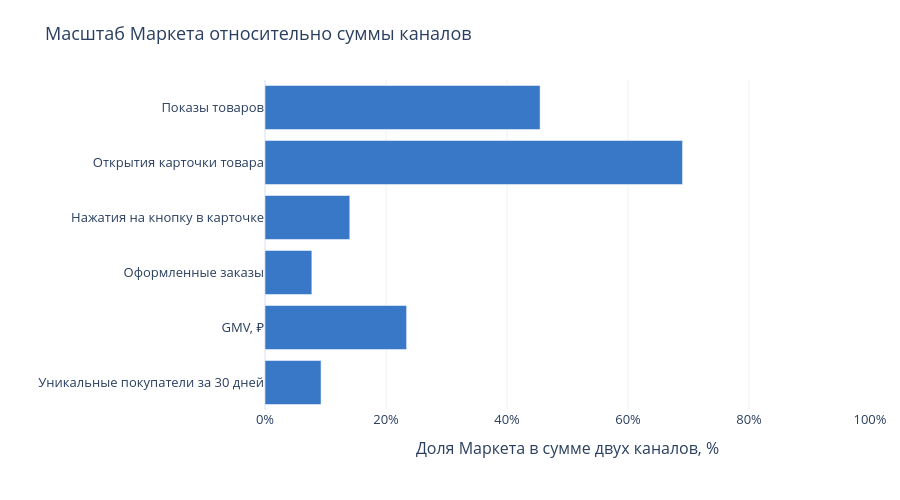

Notebook cell for this chart:
### Markdown cell above
### Интерактивно: доля Маркета в сумме двух каналов
Показаны разные показатели в одинаковой относительной шкале. Покупатели каналов могут пересекаться; сумма не является числом уникальных людей или размером рынка.

### Code cell
fig = go.Figure(go.Bar(
    x=volumes['Доля Маркета в сумме каналов, %'].iloc[::-1],
    y=volumes.index[::-1], orientation='h', marker_color='#3978C6',
    customdata=volumes[[mv, p1]].iloc[::-1].to_numpy(),
    hovertemplate='%{y}<br>Доля Маркета: %{x:.2f}%<br>Маркет: %{customdata[0]:,.0f}<br>Партнёр: %{customdata[1]:,.0f}<extra></extra>'
))
fig.update_xaxes(range=[0, 100], ticksuffix='%')
show_plotly(fig, 'Масштаб Маркета относительно суммы каналов', 'Доля Маркета в сумме двух каналов, %', '', 500)

### Figure 1 — Plotly figure (JSON) as saved in the notebook; plotly's stock layout.template omitted (floating-point values rounded to 4 significant figures)
{"data": [{"customdata": [[296100.0, 2901000.0], [1565000000.0, 5120000000.0], [413700.0, 4928000.0], [5969000.0, 36630000.0], [193500000.0, 86880000.0], [4778000000.0, 5730000000.0]], "hovertemplate": "%{y}<br>Доля Маркета: %{x:.2f}%<br>Маркет: %{customdata[0]:,.0f}<br>Партнёр: %{customdata[1]:,.0f}<extra></extra>", "marker": {"color": "#3978C6"}, "orientation": "h", "x": [9.262, 23.41, 7.746, 14.01, 69.01, 45.47], "y": ["Уникальные покупатели за 30 дней", "GMV, ₽", "Оформленные заказы", "Нажатия на кнопку в карточке", "Открытия карточки товара", "Показы товаров"], "type": "bar"}], "layout": {"font": {"size": 13}, "height": 500, "hoverlabel": {"namelength": -1}, "legend": {"title": {"text": "Канал"}}, "margin": {"b": 90, "l": 70, "r": 30, "t": 80}, "title": {"text": "Масштаб Маркета относительно суммы каналов"}, "xaxis": {"range": [0, 100], "ticksuffix": "%", "title": {"text": "Доля Маркета в сумме двух каналов, %"}}, "yaxis": {"title": {"text": ""}}}}
